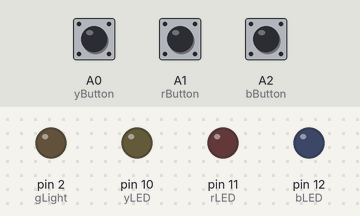
Recording of a sketch running on a simulated Arduino Uno, built with avr-gcc and run on an emulated ATmega328P. Shown: output pins drawn as LEDs (lit = HIGH). The test bench sets the inputs (shaded band); at power-on: A0 (yButton) LOW, A1 (rButton) LOW, A2 (bButton) LOW.

Above: at 1.2 s.
1.3 s: A0 (yButton) pulled HIGH for 1 s
At 1.7 s:
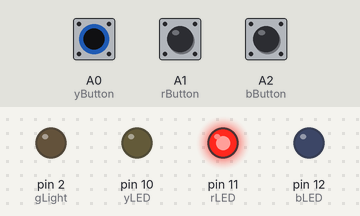
3.8 s: A1 (rButton) pulled HIGH for 3.2 s
At 4.2 s:
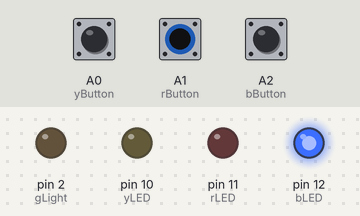
8.5 s: A2 (bButton) pulled HIGH for 0.15 s
At 8.9 s:
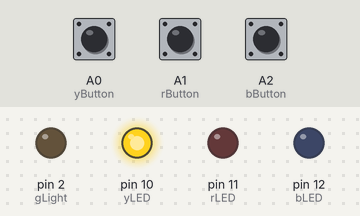
10.5 s: A2 (bButton) pulled HIGH for 3.2 s
At 14.4 s:
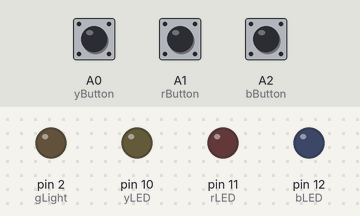
15.2 s: A0 (yButton) pulled HIGH for 3.2 s
At 15.6 s:
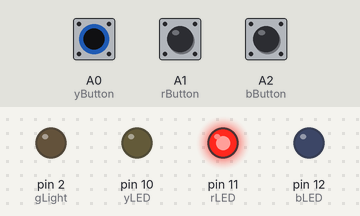
19.9 s: A0 (yButton) driven HIGH and A1 (rButton) driven HIGH and A2 (bButton) driven HIGH
At 29.0 s:
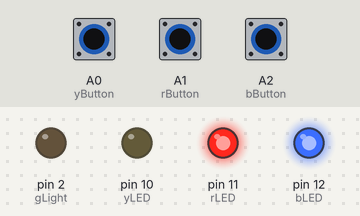
Timing chart, 0 to 32.4 s (numbered marks = the images above; inputs shaded):
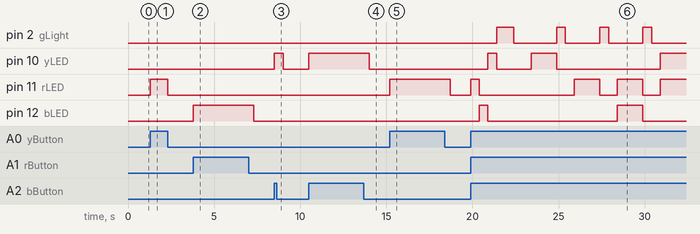

The sketch:

Light_Puzzle_Soojin.ino
```cpp
//IM Assignment 7: 3-Confusing Light Game
//By Soojin Lee
//Description: This is the game where you are given a pattern of light and need to press the button that matches the light pattern.
//             But be careful! The color of the Button does not matches with the color of the light so you need to first learn what color button matches what color light.

//Instruction: 1) Start the Program
//             2) Learn colors: Click buttons to learn what color does each button represents
//             3) Click all three buttons simultaneously: Once you are confident that you have learnt what button corresponds to what color light, press all three button simultaneously to start the game
//             4) Start playing Game: See the light pattern and press the corresponding button that will light up the same pattern
//                           If you press the correct button, green light will turn on and proceed to next level.
//             5) Win the Game: If you finish all five levels, you win the game! (all lights will blink 3 times and restart the game)


//declaring boolean to trigger start of the game and proceeed to next level
boolean gameStart = false;
boolean level1 = false;
boolean level2 = false;
boolean level3 = false;
boolean level4 = false;
boolean level5 = false; // players need to complete five games to complete this game

//LEDLight for Pattern
const int yLED = 10;
const int rLED = 11;
const int bLED = 12;

//Buttons
const int yButton = A0;
const int rButton = A1;
const int bButton = A2;


//Green Light when answered Correct
const int gLight = 2;


void setup() {
  //Declaring LED lights as output of button
  pinMode(10, OUTPUT);
  pinMode(11, OUTPUT);
  pinMode(12, OUTPUT);
  pinMode(2, OUTPUT);

  //declaring buttons as input
  pinMode(yButton, INPUT);
  pinMode(rButton, INPUT);
  pinMode(bButton, INPUT);

}

void loop () {
  //when the program starts, load learning mode for players to learn how to play the game
  if (gameStart == false) {
    Learn();
  }

  //Start Game Level 1
  if (level1 == true) {
    Game1();
  }

  //Start Game Level 2
  if (level2 == true) {
    Game2();
  }

  //Start Game Level 3
  if (level3 == true) {
    Game3();
  }

  //Start Game Level 4
  if (level4 == true) {
    Game4();
  }

  //Start Game Level 5
  if (level5 == true) {
    Game5();
  }
}


//learn what button correspons to what LED light
void Learn() {
  //yellow button lights up red LED light
  if (digitalRead(yButton) == HIGH) {
    digitalWrite(rLED, HIGH); //
    delay(500);
    digitalWrite(rLED, LOW);
  }

  //red button lights up blue LED light
  if (digitalRead(rButton) == HIGH) {
    digitalWrite(bLED, HIGH);
    delay(500);
    digitalWrite(bLED, LOW);
  }

  //blue button lights up yellow LED light
  if (digitalRead(bButton) == HIGH) {
    digitalWrite(yLED, HIGH);
    delay(500);
    digitalWrite(yLED, LOW);
  }

  //press all three buttons to start the game
  if (digitalRead(yButton) == HIGH and digitalRead(rButton) == HIGH and digitalRead(bButton) == HIGH) {
    digitalWrite(gLight, HIGH); // turn on green light to indicate that game has started
    delay(1000);
    digitalWrite(gLight, LOW);
    delay(1000);

    digitalWrite(yLED, HIGH);//Pattern for Game 1: yellow light
    delay(1500);
    digitalWrite(yLED, LOW);
    level1 = true;// start game level 1
    gameStart = true;// stop learning mode
  }


}

//
void Game1() {
  if (digitalRead(bButton) == HIGH) { // correct answer: blue button
    digitalWrite(gLight, HIGH); // turn on green light to indicate correct answer
    delay(500);
    digitalWrite(gLight, LOW);
    delay(500);
    digitalWrite(rLED, HIGH); //Pattern for Game 2: red light
    delay(1500);
    digitalWrite(rLED, LOW);
    level2 = true;// start game level 2
    level1 = false;// stop level 1
  }

}

void Game2() {
  if (digitalRead(yButton) == HIGH) { // correct answer: yellow button
    digitalWrite(gLight, HIGH);// turn on green light to indicate correct answer
    delay(500);
    digitalWrite(gLight, LOW);
    delay(500);
    digitalWrite(rLED, HIGH);
    digitalWrite(bLED, HIGH); //Pattern for Game 3: red light & blue light
    delay(1500);
    digitalWrite(rLED, LOW);
    digitalWrite(bLED, LOW);
    level3 = true;// start game level 3
    level2 = false;// stop game level 2
  }
}

void Game3() {
  if (digitalRead(yButton) == HIGH and digitalRead(rButton) == HIGH ) { // correct answer: yellow button & red button
    digitalWrite(gLight, HIGH);// turn on green light to indicate correct answer
    delay(500);
    digitalWrite(gLight, LOW);
    delay(500);
    digitalWrite(yLED, HIGH);
    digitalWrite(rLED, HIGH); //Pattern for Game 4: yellow light & red light
    delay(1500);
    digitalWrite(yLED, LOW);
    digitalWrite(rLED, LOW);
    level4 = true;// start game level 4
    level3 = false;// stop game level 3
  }
}


void Game4() {
  if (digitalRead(bButton) == HIGH and digitalRead(yButton) == HIGH ) { // correct answer: red button & blue button
    digitalWrite(gLight, HIGH); // turn on green light to indicate correct answer
    delay(500);
    digitalWrite(gLight, LOW);
    delay(500);
    digitalWrite(bLED, HIGH); //Pattern for Game 4: blue light
    delay(1500);
    digitalWrite(bLED, LOW);
    level5 = true; // start game level 5
    level4 = false; // stop game level 4
  }
}

void Game5() {
  if (digitalRead(rButton) == HIGH) { // correct answer: red button
    digitalWrite(gLight, HIGH); // turn on green light to indicate correct answer
    delay(500);
    digitalWrite(gLight, LOW);
    delay(500);
    // Completed all five game levels
    // turn on all the lights on the board to celebrate the completion of the game!
    //repeat 3 times (turn on and off)
    digitalWrite(bLED, HIGH);
    digitalWrite(yLED, HIGH);
    digitalWrite(rLED, HIGH);
    digitalWrite(gLight, HIGH);
    delay(500);
    digitalWrite(bLED, LOW);
    digitalWrite(yLED, LOW);
    digitalWrite(rLED, LOW);
    digitalWrite(gLight, LOW);
    delay(500);
    digitalWrite(bLED, HIGH);
    digitalWrite(yLED, HIGH);
    digitalWrite(rLED, HIGH);
    digitalWrite(gLight, HIGH);
    delay(500);
    digitalWrite(bLED, LOW);
    digitalWrite(yLED, LOW);
    digitalWrite(rLED, LOW);
    digitalWrite(gLight, LOW);
    delay(500);
    digitalWrite(bLED, HIGH);
    digitalWrite(yLED, HIGH);
    digitalWrite(rLED, HIGH);
    digitalWrite(gLight, HIGH);
    delay(500);
    digitalWrite(bLED, LOW);
    digitalWrite(yLED, LOW);
    digitalWrite(rLED, LOW);
    digitalWrite(gLight, LOW);

    level5 = false; //stop game level 5
    gameStart = false; //Back to learning mode
  }
}

//end of game
```

Measured:
- after the input at 1.3 s, pin 11 (rLED): LOW → HIGH at once, → LOW 1.0 s later
- after the input at 3.8 s, pin 12 (bLED): LOW → HIGH at once, → LOW 3.5 s later
- after the input at 8.5 s, pin 10 (yLED): LOW → HIGH at once, → LOW 0.50 s later
- after the input at 10.5 s, pin 10 (yLED): LOW → HIGH at once, → LOW 3.5 s later
- after the input at 15.2 s, pin 11 (rLED): LOW → HIGH at once, → LOW 3.5 s later
- after the input at 19.9 s, pin 2 (gLight): LOW → HIGH after 1.5 s, → LOW 1.0 s later, → HIGH 2.5 s later, → LOW 0.50 s later, … (8 changes in this stretch); pin 10 (yLED): goes HIGH 0.50 s, LOW 2.0 s, HIGH 1.5 s, LOW 6.0 s, then HIGH, starting after 1.0 s
